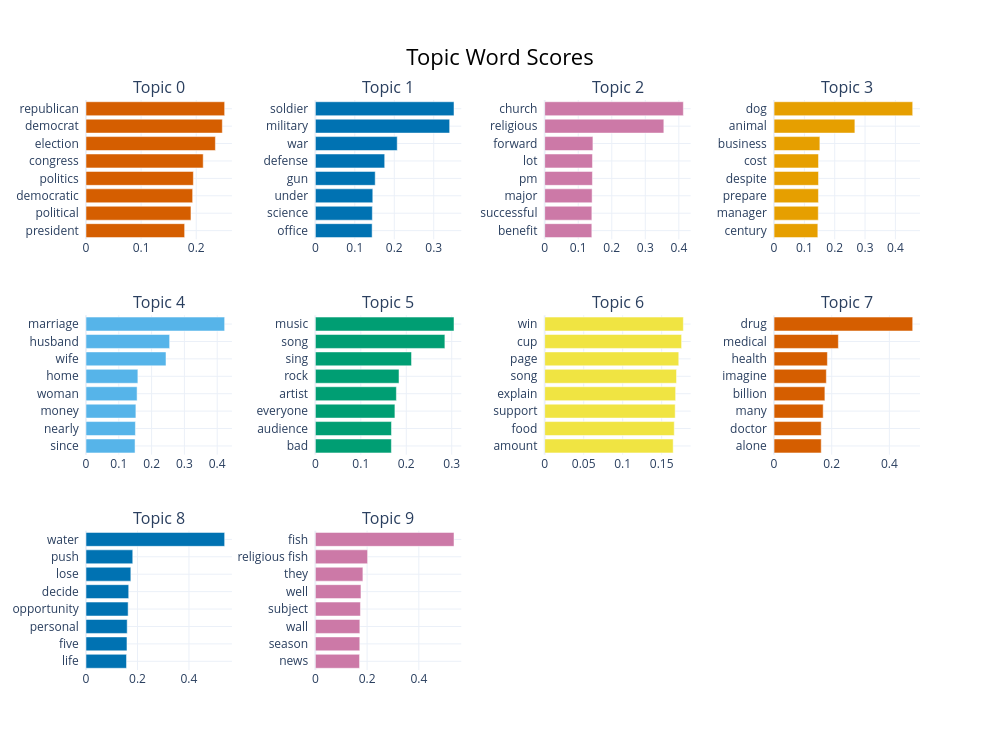

Notebook cell for this chart:
### Code cell
# ── Visualisations ────────────────────────────────────────────────────────
topic_model.visualize_barchart(top_n_topics=10, n_words=8)

### Figure 1 — Plotly figure (JSON) as saved in the notebook; plotly's stock layout.template omitted (floating-point values rounded to 4 significant figures)
{"data": [{"marker": {"color": "#D55E00"}, "orientation": "h", "type": "bar", "x": [0.179, 0.1904, 0.1935, 0.1948, 0.2126, 0.2347, 0.2473, 0.2515], "xaxis": "x", "y": ["president  ", "political  ", "democratic  ", "politics  ", "congress  ", "election  ", "democrat  ", "republican  "], "yaxis": "y"}, {"marker": {"color": "#0072B2"}, "orientation": "h", "type": "bar", "x": [0.1439, 0.1444, 0.1456, 0.1517, 0.1757, 0.2075, 0.3403, 0.3514], "xaxis": "x2", "y": ["office  ", "science  ", "under  ", "gun  ", "defense  ", "war  ", "military  ", "soldier  "], "yaxis": "y2"}, {"marker": {"color": "#CC79A7"}, "orientation": "h", "type": "bar", "x": [0.1405, 0.1406, 0.1414, 0.1423, 0.1424, 0.1438, 0.3552, 0.4135], "xaxis": "x3", "y": ["benefit  ", "successful  ", "major  ", "pm  ", "lot  ", "forward  ", "religious  ", "church  "], "yaxis": "y3"}, {"marker": {"color": "#E69F00"}, "orientation": "h", "type": "bar", "x": [0.1443, 0.1458, 0.1463, 0.1465, 0.1465, 0.151, 0.2665, 0.457], "xaxis": "x4", "y": ["century  ", "manager  ", "prepare  ", "despite  ", "cost  ", "business  ", "animal  ", "dog  "], "yaxis": "y4"}, {"marker": {"color": "#56B4E9"}, "orientation": "h", "type": "bar", "x": [0.1495, 0.1506, 0.1521, 0.1558, 0.1581, 0.2439, 0.255, 0.4227], "xaxis": "x5", "y": ["since  ", "nearly  ", "money  ", "woman  ", "home  ", "wife  ", "husband  ", "marriage  "], "yaxis": "y5"}, {"marker": {"color": "#009E73"}, "orientation": "h", "type": "bar", "x": [0.1673, 0.1674, 0.175, 0.1782, 0.184, 0.2116, 0.285, 0.305], "xaxis": "x6", "y": ["bad  ", "audience  ", "everyone  ", "artist  ", "rock  ", "sing  ", "song  ", "music  "], "yaxis": "y6"}, {"marker": {"color": "#F0E442"}, "orientation": "h", "type": "bar", "x": [0.1648, 0.1661, 0.1673, 0.1679, 0.169, 0.1719, 0.1756, 0.1778], "xaxis": "x7", "y": ["amount  ", "food  ", "support  ", "explain  ", "song  ", "page  ", "cup  ", "win  "], "yaxis": "y7"}, {"marker": {"color": "#D55E00"}, "orientation": "h", "type": "bar", "x": [0.1637, 0.1637, 0.1704, 0.1764, 0.1814, 0.185, 0.2231, 0.4809], "xaxis": "x8", "y": ["alone  ", "doctor  ", "many  ", "billion  ", "imagine  ", "health  ", "medical  ", "drug  "], "yaxis": "y8"}, {"marker": {"color": "#0072B2"}, "orientation": "h", "type": "bar", "x": [0.1574, 0.1592, 0.16, 0.1637, 0.166, 0.1742, 0.1816, 0.5387], "xaxis": "x9", "y": ["life  ", "five  ", "personal  ", "opportunity  ", "decide  ", "lose  ", "push  ", "water  "], "yaxis": "y9"}, {"marker": {"color": "#CC79A7"}, "orientation": "h", "type": "bar", "x": [0.1708, 0.1718, 0.172, 0.1743, 0.1763, 0.1838, 0.2019, 0.5359], "xaxis": "x10", "y": ["news  ", "season  ", "wall  ", "subject  ", "well  ", "they  ", "religious fish  ", "fish  "], "yaxis": "y10"}], "layout": {"annotations": [{"font": {"size": 16}, "showarrow": false, "text": "Topic 0", "x": 0.0875, "xanchor": "center", "xref": "paper", "y": 1, "yanchor": "bottom", "yref": "paper"}, {"font": {"size": 16}, "showarrow": false, "text": "Topic 1", "x": 0.3625, "xanchor": "center", "xref": "paper", "y": 1, "yanchor": "bottom", "yref": "paper"}, {"font": {"size": 16}, "showarrow": false, "text": "Topic 2", "x": 0.6375, "xanchor": "center", "xref": "paper", "y": 1, "yanchor": "bottom", "yref": "paper"}, {"font": {"size": 16}, "showarrow": false, "text": "Topic 3", "x": 0.9125, "xanchor": "center", "xref": "paper", "y": 1, "yanchor": "bottom", "yref": "paper"}, {"font": {"size": 16}, "showarrow": false, "text": "Topic 4", "x": 0.0875, "xanchor": "center", "xref": "paper", "y": 0.6222, "yanchor": "bottom", "yref": "paper"}, {"font": {"size": 16}, "showarrow": false, "text": "Topic 5", "x": 0.3625, "xanchor": "center", "xref": "paper", "y": 0.6222, "yanchor": "bottom", "yref": "paper"}, {"font": {"size": 16}, "showarrow": false, "text": "Topic 6", "x": 0.6375, "xanchor": "center", "xref": "paper", "y": 0.6222, "yanchor": "bottom", "yref": "paper"}, {"font": {"size": 16}, "showarrow": false, "text": "Topic 7", "x": 0.9125, "xanchor": "center", "xref": "paper", "y": 0.6222, "yanchor": "bottom", "yref": "paper"}, {"font": {"size": 16}, "showarrow": false, "text": "Topic 8", "x": 0.0875, "xanchor": "center", "xref": "paper", "y": 0.2444, "yanchor": "bottom", "yref": "paper"}, {"font": {"size": 16}, "showarrow": false, "text": "Topic 9", "x": 0.3625, "xanchor": "center", "xref": "paper", "y": 0.2444, "yanchor": "bottom", "yref": "paper"}], "height": 750, "hoverlabel": {"bgcolor": "white", "font": {"family": "Rockwell", "size": 16}}, "showlegend": false, "title": {"font": {"color": "Black", "size": 22}, "text": "Topic Word Scores", "x": 0.5, "xanchor": "center", "yanchor": "top"}, "width": 1000, "xaxis": {"anchor": "y", "domain": [0, 0.175], "showgrid": true}, "xaxis10": {"anchor": "y10", "domain": [0.275, 0.45], "showgrid": true}, "xaxis11": {"anchor": "y11", "domain": [0.55, 0.725], "showgrid": true}, "xaxis12": {"anchor": "y12", "domain": [0.825, 1], "showgrid": true}, "xaxis2": {"anchor": "y2", "domain": [0.275, 0.45], "showgrid": true}, "xaxis3": {"anchor": "y3", "domain": [0.55, 0.725], "showgrid": true}, "xaxis4": {"anchor": "y4", "domain": [0.825, 1], "showgrid": true}, "xaxis5": {"anchor": "y5", "domain": [0, 0.175], "showgrid": true}, "xaxis6": {"anchor": "y6", "domain": [0.275, 0.45], "showgrid": true}, "xaxis7": {"anchor": "y7", "domain": [0.55, 0.725], "showgrid": true}, "xaxis8": {"anchor": "y8", "domain": [0.825, 1], "showgrid": true}, "xaxis9": {"anchor": "y9", "domain": [0, 0.175], "showgrid": true}, "yaxis": {"anchor": "x", "domain": [0.7556, 1], "showgrid": true}, "yaxis10": {"anchor": "x10", "domain": [0, 0.2444], "showgrid": true}, "yaxis11": {"anchor": "x11", "domain": [0, 0.2444], "showgrid": true}, "yaxis12": {"anchor": "x12", "domain": [0, 0.2444], "showgrid": true}, "yaxis2": {"anchor": "x2", "domain": [0.7556, 1], "showgrid": true}, "yaxis3": {"anchor": "x3", "domain": [0.7556, 1], "showgrid": true}, "yaxis4": {"anchor": "x4", "domain": [0.7556, 1], "showgrid": true}, "yaxis5": {"anchor": "x5", "domain": [0.3778, 0.6222], "showgrid": true}, "yaxis6": {"anchor": "x6", "domain": [0.3778, 0.6222], "showgrid": true}, "yaxis7": {"anchor": "x7", "domain": [0.3778, 0.6222], "showgrid": true}, "yaxis8": {"anchor": "x8", "domain": [0.3778, 0.6222], "showgrid": true}, "yaxis9": {"anchor": "x9", "domain": [0, 0.2444], "showgrid": true}}}
